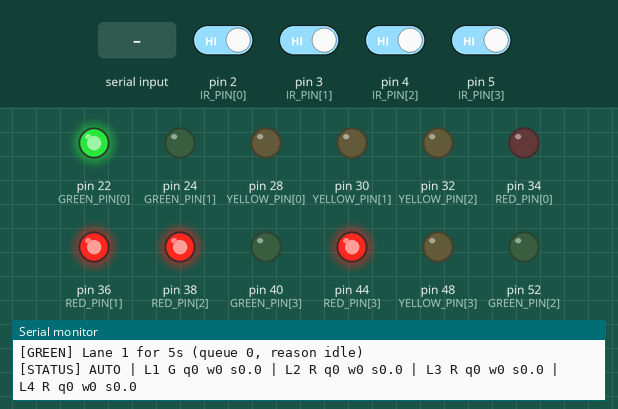
A sketch run on a simulated Arduino Mega 2560, built with avr-gcc and run on an emulated ATmega2560. Shown: output pins drawn as LEDs (lit = HIGH), the last lines printed to the serial monitor. The inputs (shaded band) are chosen by the test bench; at power-on: pin 2 (IR_PIN[0]), pin 3 (IR_PIN[1]), pin 4 (IR_PIN[2]), pin 5 (IR_PIN[3]) HIGH.

Above: at 1.2 s.
1.3 s: pin 2 (IR_PIN[0]) driven LOW
2.8 s: pin 3 (IR_PIN[1]) driven LOW
4.3 s: "WQ 1\n" received over Serial
At 6.3 s:
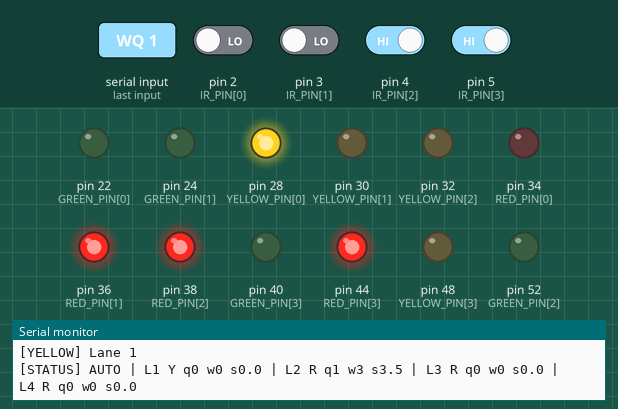
7.3 s: "WW 1\n" received over the second serial link
At 10.2 s:
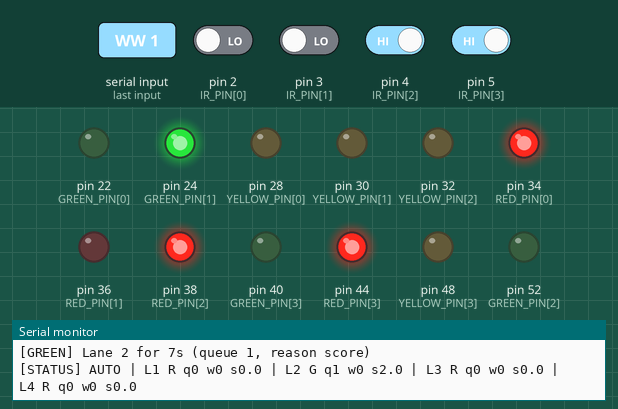
10.3 s: "MINGREEN 150\n" received over Serial
12.8 s: pin 4 (IR_PIN[2]) driven LOW
At 15.5 s:
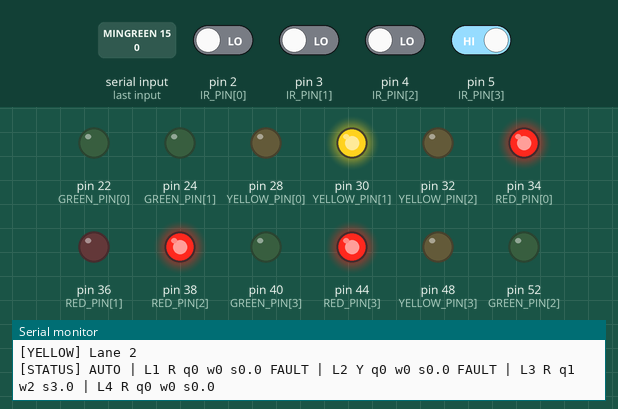
At 19.7 s:
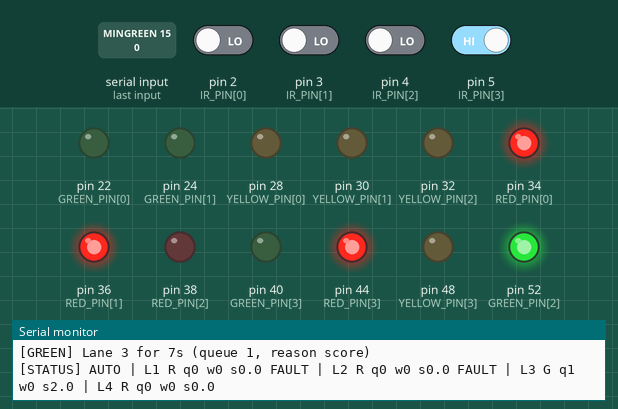
Timing chart, 0 to 20.5 s (numbered marks = the images above; inputs shaded):
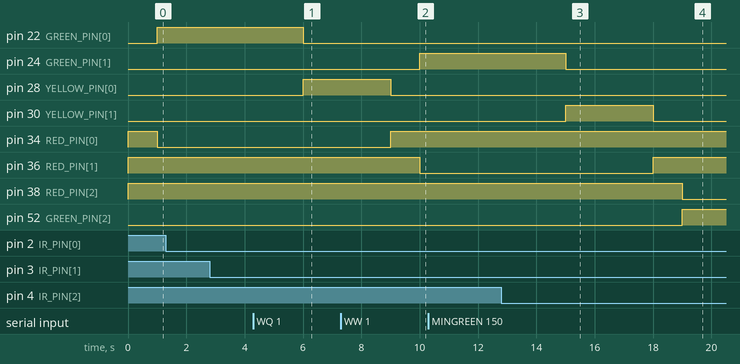

Measured:
- after the input at 12.8 s, pin 24 (GREEN_PIN[1]): HIGH → LOW after 2.2 s; pin 30 (YELLOW_PIN[1]): LOW → HIGH after 2.2 s, → LOW 3.0 s later; pin 36 (RED_PIN[1]): LOW → HIGH after 5.2 s; pin 38 (RED_PIN[2]): HIGH → LOW after 6.2 s; pin 52 (GREEN_PIN[2]): LOW → HIGH after 6.2 s

The sketch:

mega_traffic.ino
```cpp
/*
 * CS4101 Smart Traffic Signal - Arduino Mega 2560
 * ------------------------------------------------
 * Job of this board:
 *   1. Read 4 IR sensors and count vehicles per lane
 *   2. Decide which lane gets green (weighted priority)
 *   3. Drive the 12 traffic LEDs
 *   4. Print readable status on the Serial Monitor (USB)
 *   5. Send telemetry JSON to the NodeMCU over Serial1 every 3 s
 *   6. Accept commands from the NodeMCU (cloud) or the Serial Monitor
 *
 * Commands (one per line, "Newline" line ending in Serial Monitor):
 *   MODE AUTO | MODE MANUAL <1-4> | MODE ALLRED
 *   SET WQ|WW|MINGREEN|MAXGREEN|PERVEH|MAXWAIT <value>
 *   RESET | PING
 */

// ---------------- Hardware (see HARDWARE_ACTUAL.md) ----------------
const uint8_t NUM_LANES = 4;
const uint8_t IR_PIN[NUM_LANES]     = {2, 3, 4, 5};
const uint8_t GREEN_PIN[NUM_LANES]  = {22, 24, 52, 40};
const uint8_t YELLOW_PIN[NUM_LANES] = {28, 30, 32, 48};
const uint8_t RED_PIN[NUM_LANES]    = {34, 36, 38, 44};

const bool SENSOR_ACTIVE_LOW = true;   // IR output is LOW when a vehicle is in front
const bool LED_ACTIVE_HIGH   = true;   // pin HIGH turns the LED on

// ---------------- Timing ----------------
const unsigned long DEBOUNCE_MS     = 80;     // ignore IR flicker shorter than this
const unsigned long SENSOR_FAULT_MS = 10000;  // IR blocked this long => sensor fault
const unsigned long YELLOW_MS       = 3000;
const unsigned long ALL_RED_MS      = 1000;   // safety gap between two greens
const unsigned long DISCHARGE_MS    = 2000;   // one queued vehicle leaves per 2 s of green
const unsigned long TELEMETRY_MS    = 3000;
const unsigned long STATUS_MS       = 1000;

// ---------------- Tunable from the cloud (SET command) ----------------
float    wQueue      = 2.0;  // score points per waiting vehicle
float    wWait       = 0.5;  // score points per second the first vehicle has waited
uint8_t  minGreenS   = 5;
uint8_t  maxGreenS   = 20;
uint8_t  perVehicleS = 2;    // extra green seconds per waiting vehicle
uint16_t maxWaitS    = 40;   // anti-starvation: a lane waiting this long is served next

// ---------------- State ----------------
enum Mode  { MODE_AUTO, MODE_MANUAL, MODE_ALLRED };
enum Phase { PH_GREEN, PH_YELLOW, PH_ALLRED };

Mode    mode       = MODE_AUTO;
uint8_t manualLane = 0;
Phase   phase      = PH_ALLRED;
int8_t  curLane    = -1;   // lane that is green/yellow (or was last served)
int8_t  nextLane   = -1;   // lane chosen to go green after yellow + all-red
unsigned long phaseStart = 0, phaseDur = ALL_RED_MS, lastDischarge = 0;
const char* lastReason = "start";

uint8_t       queueLen[NUM_LANES];   // vehicles waiting at red
unsigned int  arrivals[NUM_LANES];   // detections since last telemetry
unsigned long totalCount[NUM_LANES]; // detections since boot / RESET
unsigned long waitStart[NUM_LANES];  // when the first waiting vehicle arrived (0 = none)
bool          fault[NUM_LANES];

bool          rawState[NUM_LANES], stableState[NUM_LANES];
unsigned long rawChange[NUM_LANES], activeSince[NUM_LANES];

unsigned long seq = 0, lastTelemetry = 0, lastStatus = 0;

// Serial1 output queue: lets the loop keep reading sensors while 9600 baud sends
char     txBuf[600];
uint16_t txLen = 0, txPos = 0;

char    line[400];
uint16_t lineLen = 0;

char    cmdBuf[2][64];
uint8_t cmdLen[2] = {0, 0};

// ====================================================================
// Small helpers
// ====================================================================
void lineReset() { lineLen = 0; line[0] = 0; }
void lineAdd(const char* s) {
  while (*s && lineLen < sizeof(line) - 1) line[lineLen++] = *s++;
  line[lineLen] = 0;
}
void lineAddInt(long v)    { char b[12]; ltoa(v, b, 10); lineAdd(b); }
void lineAddFloat(float v) { char b[16]; dtostrf(v, 0, 1, b); lineAdd(b); }
void lineAddKey(const char* k) { lineAdd(",\""); lineAdd(k); lineAdd("\":"); }
void lineAddLaneKey(char prefix, uint8_t lane) {
  char k[3] = {prefix, (char)('1' + lane), 0};
  lineAddKey(k);
}

// Queue the current `line` (plus newline) for sending to the NodeMCU
void queueLineToNode() {
  if (txPos == txLen) { txPos = 0; txLen = 0; }
  if (txLen + lineLen + 1 > sizeof(txBuf)) {
    Serial.println(F("[WARN] Serial1 queue full, message dropped"));
    return;
  }
  memcpy(txBuf + txLen, line, lineLen);
  txLen += lineLen;
  txBuf[txLen++] = '\n';
}

void pumpSerial1() {
  while (txPos < txLen && Serial1.availableForWrite() > 0) Serial1.write(txBuf[txPos++]);
}

void writeLed(uint8_t pin, bool on) {
  digitalWrite(pin, (on == LED_ACTIVE_HIGH) ? HIGH : LOW);
}

char laneLight(uint8_t i) {
  if ((int8_t)i != curLane) return 'R';
  if (phase == PH_GREEN)  return 'G';
  if (phase == PH_YELLOW) return 'Y';
  return 'R';
}

void applyLights() {
  for (uint8_t i = 0; i < NUM_LANES; i++) {
    char c = laneLight(i);
    writeLed(GREEN_PIN[i],  c == 'G');
    writeLed(YELLOW_PIN[i], c == 'Y');
    writeLed(RED_PIN[i],    c == 'R');
  }
}

bool sensorActive(uint8_t i) {
  int r = digitalRead(IR_PIN[i]);
  return SENSOR_ACTIVE_LOW ? (r == LOW) : (r == HIGH);
}

unsigned long waitSec(uint8_t i, unsigned long now) {
  return waitStart[i] ? (now - waitStart[i]) / 1000UL : 0;
}

float laneScore(uint8_t i, unsigned long now) {
  return wQueue * queueLen[i] + wWait * waitSec(i, now);
}

bool othersWaiting(int8_t except) {
  for (uint8_t i = 0; i < NUM_LANES; i++)
    if ((int8_t)i != except && queueLen[i] > 0) return true;
  return false;
}

const char* modeName() {
  return mode == MODE_AUTO ? "AUTO" : mode == MODE_MANUAL ? "MANUAL" : "ALLRED";
}

// ====================================================================
// Signal phases
// ====================================================================
void startGreen(uint8_t lane, unsigned long now) {
  curLane = lane;
  nextLane = -1;
  phase = PH_GREEN;
  phaseStart = now;
  lastDischarge = now;
  waitStart[lane] = 0;  // vehicles are moving now

  unsigned int g = minGreenS + (unsigned int)perVehicleS * queueLen[lane];
  if (g > maxGreenS) g = maxGreenS;
  if (g < minGreenS) g = minGreenS;
  phaseDur = g * 1000UL;
  applyLights();

  Serial.print(F("[GREEN] Lane ")); Serial.print(lane + 1);
  Serial.print(F(" for ")); Serial.print(g);
  Serial.print(F("s (queue ")); Serial.print(queueLen[lane]);
  Serial.print(F(", reason ")); Serial.print(lastReason); Serial.println(F(")"));
}

void startYellow(unsigned long now) {
  phase = PH_YELLOW;
  phaseStart = now;
  phaseDur = YELLOW_MS;
  if (curLane >= 0 && queueLen[curLane] > 0 && waitStart[curLane] == 0)
    waitStart[curLane] = now ? now : 1;  // leftover vehicles start waiting again
  applyLights();
  Serial.print(F("[YELLOW] Lane ")); Serial.println(curLane + 1);
}

void startAllRed(unsigned long now) {
  phase = PH_ALLRED;
  phaseStart = now;
  phaseDur = ALL_RED_MS;
  applyLights();
  Serial.println(F("[ALL RED]"));
}

// Weighted priority: pick the lane that should go green next.
// exclude = lane to skip (the current green lane), or -1.
int8_t chooseNext(int8_t exclude, unsigned long now) {
  int8_t best = -1;

  // 1. Anti-starvation: lane waiting longer than maxWaitS goes first
  unsigned long longest = 0;
  for (uint8_t i = 0; i < NUM_LANES; i++) {
    if ((int8_t)i == exclude || queueLen[i] == 0) continue;
    unsigned long w = waitSec(i, now);
    if (w >= maxWaitS && w > longest) { longest = w; best = i; }
  }
  if (best >= 0) { lastReason = "maxwait"; return best; }

  // 2. Highest score among lanes that have vehicles
  float bestScore = -1;
  for (uint8_t i = 0; i < NUM_LANES; i++) {
    if ((int8_t)i == exclude || queueLen[i] == 0) continue;
    float s = laneScore(i, now);
    if (s > bestScore) { bestScore = s; best = i; }
  }
  if (best >= 0) { lastReason = "score"; return best; }

  // 3. Nobody waiting: keep current green, or move on in order
  lastReason = "idle";
  if (exclude >= 0) return exclude;
  return (curLane + 1) % NUM_LANES;
}

void onPhaseEnd(unsigned long now) {
  if (phase == PH_GREEN) {
    int8_t target;
    if (mode == MODE_ALLRED)      { target = -1; lastReason = "allred"; }
    else if (mode == MODE_MANUAL) { target = manualLane; lastReason = "manual"; }
    else                          target = chooseNext(curLane, now);

    if (target == curLane) { startGreen(curLane, now); return; }  // extend green
    nextLane = target;
    startYellow(now);
  } else if (phase == PH_YELLOW) {
    startAllRed(now);
  } else {  // PH_ALLRED
    if (mode == MODE_ALLRED) { phaseStart = now; phaseDur = ALL_RED_MS; return; }  // hold
    int8_t target;
    if (mode == MODE_MANUAL)  { target = manualLane; lastReason = "manual"; }
    else if (nextLane >= 0)   target = nextLane;
    else                      target = chooseNext(-1, now);
    startGreen(target, now);
  }
}

void updateSignal(unsigned long now) {
  // Vehicles leave the green lane at a steady rate
  if (phase == PH_GREEN && curLane >= 0 && now - lastDischarge >= DISCHARGE_MS) {
    lastDischarge += DISCHARGE_MS;
    if (queueLen[curLane] > 0) queueLen[curLane]--;
  }

  // Gap-out: green lane is empty and someone else is waiting -> end green early
  if (mode == MODE_AUTO && phase == PH_GREEN &&
      now - phaseStart >= minGreenS * 1000UL &&
      queueLen[curLane] == 0 && othersWaiting(curLane)) {
    Serial.println(F("[GAP-OUT] Green lane empty, switching early"));
    onPhaseEnd(now);
    return;
  }

  if (now - phaseStart >= phaseDur) onPhaseEnd(now);
}

// ====================================================================
// IR sensors
// ====================================================================
void onVehicle(uint8_t i, unsigned long now) {
  arrivals[i]++;
  totalCount[i]++;
  bool isGreen = ((int8_t)i == curLane && phase == PH_GREEN);
  if (!isGreen) {
    if (queueLen[i] < 99) queueLen[i]++;
    if (waitStart[i] == 0) waitStart[i] = now ? now : 1;
  }
  Serial.print(F("[COUNT] Lane ")); Serial.print(i + 1);
  Serial.print(isGreen ? F(" vehicle passed on green") : F(" vehicle waiting, queue="));
  if (!isGreen) Serial.print(queueLen[i]);
  Serial.println();
}

void readSensors(unsigned long now) {
  for (uint8_t i = 0; i < NUM_LANES; i++) {
    bool r = sensorActive(i);
    if (r != rawState[i]) { rawState[i] = r; rawChange[i] = now; }

    if (now - rawChange[i] >= DEBOUNCE_MS && stableState[i] != rawState[i]) {
      stableState[i] = rawState[i];
      if (stableState[i]) {
        activeSince[i] = now;
        onVehicle(i, now);
      } else if (fault[i]) {
        fault[i] = false;
        Serial.print(F("[FAULT CLEARED] Lane ")); Serial.println(i + 1);
      }
    }

    if (stableState[i] && !fault[i] && now - activeSince[i] >= SENSOR_FAULT_MS) {
      fault[i] = true;
      Serial.print(F("[FAULT] Lane ")); Serial.print(i + 1);
      Serial.println(F(" IR sensor blocked for 10 s"));
    }
  }
}

// ====================================================================
// Commands (from NodeMCU on Serial1, or typed in Serial Monitor)
// ====================================================================
void sendAck(const char* cmd, bool ok) {
  lineReset();
  lineAdd("{\"ack\":\""); lineAdd(cmd); lineAdd("\"");
  lineAddKey("ok"); lineAddInt(ok ? 1 : 0);
  lineAddKey("mode"); lineAdd("\""); lineAdd(modeName()); lineAdd("\"}");
  queueLineToNode();
}

bool setParam(const char* key, float v) {
  if (!strcmp(key, "WQ")       && v >= 0 && v <= 10)  { wQueue = v; return true; }
  if (!strcmp(key, "WW")       && v >= 0 && v <= 10)  { wWait = v; return true; }
  if (!strcmp(key, "MINGREEN") && v >= 3 && v <= maxGreenS) { minGreenS = (uint8_t)v; return true; }
  if (!strcmp(key, "MAXGREEN") && v >= minGreenS && v <= 120) { maxGreenS = (uint8_t)v; return true; }
  if (!strcmp(key, "PERVEH")   && v >= 0 && v <= 10)  { perVehicleS = (uint8_t)v; return true; }
  if (!strcmp(key, "MAXWAIT")  && v >= 10 && v <= 300) { maxWaitS = (uint16_t)v; return true; }
  return false;
}

void handleCommand(char* cmd) {
  for (char* p = cmd; *p; p++) *p = toupper(*p);
  char original[64];
  strncpy(original, cmd, sizeof(original) - 1);
  original[sizeof(original) - 1] = 0;

  char* w1 = strtok(cmd, " ");
  char* w2 = strtok(NULL, " ");
  char* w3 = strtok(NULL, " ");
  if (!w1) return;

  unsigned long now = millis();
  bool ok = false;

  if (!strcmp(w1, "MODE") && w2) {
    if (!strcmp(w2, "AUTO")) {
      mode = MODE_AUTO;
      if (phase == PH_ALLRED) phaseDur = 0;  // leave all-red hold right away
      ok = true;
    } else if (!strcmp(w2, "MANUAL") && w3) {
      int l = atoi(w3);
      if (l >= 1 && l <= NUM_LANES) {
        mode = MODE_MANUAL;
        manualLane = l - 1;
        lastReason = "manual";
        if (phase == PH_GREEN && curLane != (int8_t)manualLane) startYellow(now);
        else if (phase == PH_ALLRED) phaseDur = 0;
        ok = true;
      }
    } else if (!strcmp(w2, "ALLRED")) {
      mode = MODE_ALLRED;
      nextLane = -1;
      lastReason = "allred";
      if (phase == PH_GREEN) startYellow(now);
      ok = true;
    }
  } else if (!strcmp(w1, "SET") && w2 && w3) {
    ok = setParam(w2, atof(w3));
  } else if (!strcmp(w1, "RESET")) {
    for (uint8_t i = 0; i < NUM_LANES; i++) {
      queueLen[i] = 0; arrivals[i] = 0; totalCount[i] = 0; waitStart[i] = 0;
    }
    ok = true;
  } else if (!strcmp(w1, "PING")) {
    ok = true;
  }

  Serial.print(F("[CMD] ")); Serial.print(original);
  Serial.println(ok ? F(" -> OK") : F(" -> REJECTED"));
  sendAck(original, ok);
}

void pollCommands(Stream& s, uint8_t idx) {
  while (s.available()) {
    char c = s.read();
    if (c == '\r') continue;
    if (c == '\n') {
      cmdBuf[idx][cmdLen[idx]] = 0;
      if (cmdLen[idx] > 0) handleCommand(cmdBuf[idx]);
      cmdLen[idx] = 0;
    } else if (cmdLen[idx] < sizeof(cmdBuf[idx]) - 1) {
      cmdBuf[idx][cmdLen[idx]++] = c;
    }
  }
}

// ====================================================================
// Telemetry (to NodeMCU) and status (to Serial Monitor)
// ====================================================================
void sendTelemetry(unsigned long now) {
  unsigned long rem = (now - phaseStart >= phaseDur) ? 0 : (phaseDur - (now - phaseStart)) / 1000UL;
  if (phase == PH_ALLRED && mode == MODE_ALLRED) rem = 0;

  lineReset();
  lineAdd("{\"seq\":"); lineAddInt(seq++);
  lineAddKey("up");     lineAddInt(now / 1000UL);
  lineAddKey("mode");   lineAdd("\""); lineAdd(modeName()); lineAdd("\"");
  lineAddKey("ml");     lineAddInt(mode == MODE_MANUAL ? manualLane + 1 : 0);
  lineAddKey("green");  lineAddInt(phase == PH_GREEN ? curLane + 1 : 0);
  lineAddKey("phase");  lineAdd(phase == PH_GREEN ? "\"G\"" : phase == PH_YELLOW ? "\"Y\"" : "\"R\"");
  lineAddKey("rem");    lineAddInt(rem);
  lineAddKey("rsn");    lineAdd("\""); lineAdd(lastReason); lineAdd("\"");

  char lights[NUM_LANES + 1];
  for (uint8_t i = 0; i < NUM_LANES; i++) lights[i] = laneLight(i);
  lights[NUM_LANES] = 0;
  lineAddKey("lights"); lineAdd("\""); lineAdd(lights); lineAdd("\"");

  for (uint8_t i = 0; i < NUM_LANES; i++) {
    lineAddLaneKey('q', i); lineAddInt(queueLen[i]);
    lineAddLaneKey('w', i); lineAddInt(waitSec(i, now));
    lineAddLaneKey('a', i); lineAddInt(arrivals[i]);
    lineAddLaneKey('t', i); lineAddInt(totalCount[i]);
    lineAddLaneKey('s', i); lineAddFloat(laneScore(i, now));
    lineAddLaneKey('f', i); lineAddInt(fault[i] ? 1 : 0);
    arrivals[i] = 0;
  }

  lineAddKey("wq");   lineAddFloat(wQueue);
  lineAddKey("ww");   lineAddFloat(wWait);
  lineAddKey("ming"); lineAddInt(minGreenS);
  lineAddKey("maxg"); lineAddInt(maxGreenS);
  lineAddKey("pv");   lineAddInt(perVehicleS);
  lineAddKey("mw");   lineAddInt(maxWaitS);
  lineAdd("}");
  queueLineToNode();
}

void printStatus(unsigned long now) {
  Serial.print(F("[STATUS] ")); Serial.print(modeName());
  for (uint8_t i = 0; i < NUM_LANES; i++) {
    Serial.print(F(" | L")); Serial.print(i + 1); Serial.print(' ');
    Serial.print(laneLight(i));
    Serial.print(F(" q"));  Serial.print(queueLen[i]);
    Serial.print(F(" w"));  Serial.print(waitSec(i, now));
    Serial.print(F(" s"));  Serial.print(laneScore(i, now), 1);
    if (fault[i]) Serial.print(F(" FAULT"));
  }
  Serial.println();
}

// ====================================================================
// Setup & loop
// ====================================================================
void setup() {
  Serial.begin(115200);
  Serial1.begin(9600);

  unsigned long now = millis();
  for (uint8_t i = 0; i < NUM_LANES; i++) {
    pinMode(GREEN_PIN[i], OUTPUT);
    pinMode(YELLOW_PIN[i], OUTPUT);
    pinMode(RED_PIN[i], OUTPUT);
    pinMode(IR_PIN[i], INPUT_PULLUP);
    rawState[i] = stableState[i] = sensorActive(i);  // a blocked sensor at boot is not a vehicle
    rawChange[i] = activeSince[i] = now;
  }

  Serial.println(F("\n=== CS4101 Smart Traffic Signal (Mega) ==="));
  Serial.println(F("Commands: MODE AUTO | MODE MANUAL <1-4> | MODE ALLRED | SET <key> <value> | RESET"));
  startAllRed(now);
}

void loop() {
  unsigned long now = millis();

  readSensors(now);
  pollCommands(Serial1, 0);
  pollCommands(Serial, 1);
  updateSignal(now);

  if (now - lastTelemetry >= TELEMETRY_MS) { lastTelemetry = now; sendTelemetry(now); }
  if (now - lastStatus >= STATUS_MS)       { lastStatus = now; printStatus(now); }

  pumpSerial1();
}
```
